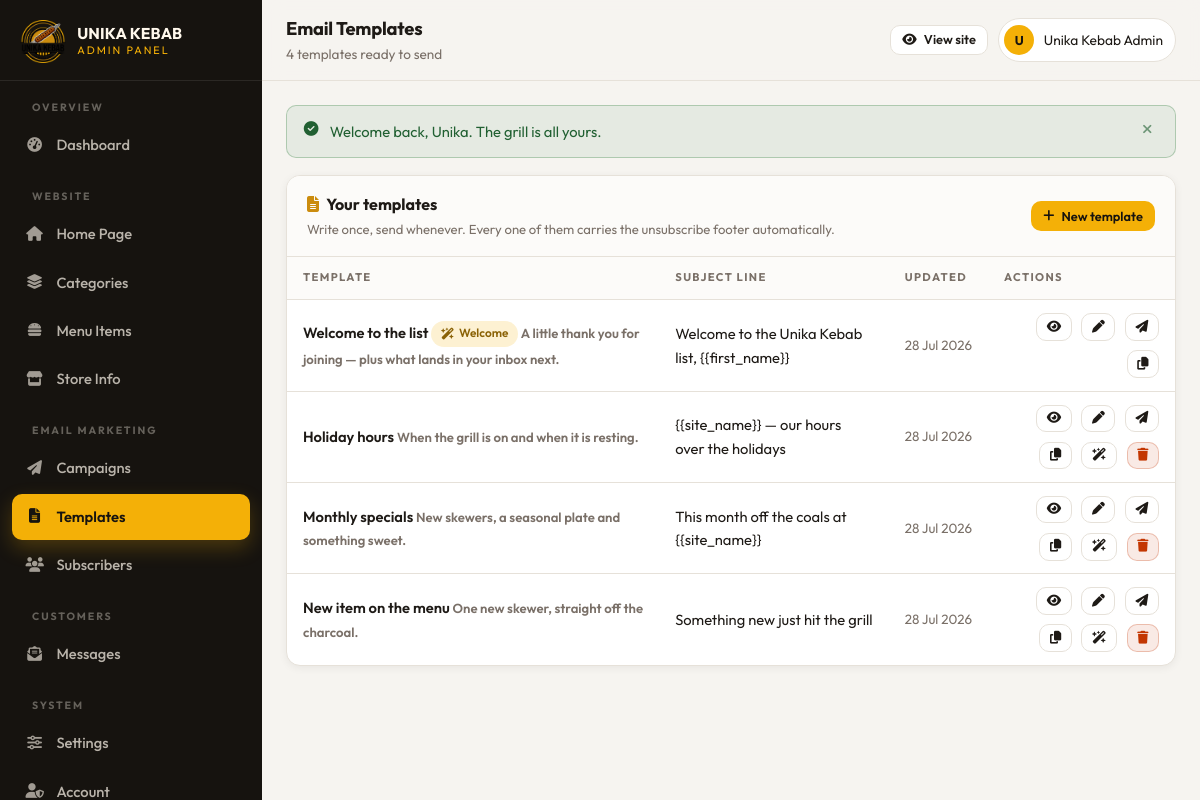
Screenshot of /admin/templates.php (signed in) with the database file from the repository.
### tables this page shows
CREATE TABLE IF NOT EXISTS email_templates (
  id          INT AUTO_INCREMENT PRIMARY KEY,
  name        VARCHAR(120)  NOT NULL,
  subject     VARCHAR(200)  NOT NULL,
  preheader   VARCHAR(200)  NULL,
  body_html   MEDIUMTEXT    NOT NULL,
  kind        VARCHAR(20)   NOT NULL DEFAULT 'campaign',
  is_locked   TINYINT(1)    NOT NULL DEFAULT 0,
  created_at  TIMESTAMP     NOT NULL DEFAULT CURRENT_TIMESTAMP,
  updated_at  TIMESTAMP     NOT NULL DEFAULT CURRENT_TIMESTAMP ON UPDATE CURRENT_TIMESTAMP,
  KEY idx_templates_kind (kind)
);

### includes/functions.php (called while the page is built, shortened)
<?php
function e($value): string
{
    return htmlspecialchars((string)$value, ENT_QUOTES | ENT_SUBSTITUTE, 'UTF-8');
}
function clean_path(string $path): string
{
    $cut    = strcspn($path, '?#');
    $suffix = substr($path, $cut);
    $path   = substr($path, 0, $cut);
    if (substr_compare($path, '.php', -4, 4, true) === 0) {
        $path = substr($path, 0, -4);
        $path = preg_replace('#(^|/)index$#i', '$1', $path);
    }
    return $path . $suffix;
}
function url(string $path = ''): string
{
    return BASE_URL . '/' . ltrim(clean_path($path), '/');
}
function admin_url(string $path = ''): string
{
    return url('admin/' . ltrim($path, '/'));
}
function img(?string $path, string $fallback = 'assets/img/placeholder.svg'): string
{
    $path = trim((string)$path);
    return url($path);
}
function excerpt(?string $text, int $length = 120): string
{
    $text = trim(strip_tags((string)$text));
    if (mb_strlen($text) <= $length) {
        return $text;
    }
    return mb_substr($text, 0, $length) . '…';
}
function setting(string $key, string $default = ''): string
{
    static $cache = null;
    if ($cache === null) {
        $cache = [];
        foreach (db_all('SELECT setting_key, setting_value FROM settings') as $row) {
            $cache[$row['setting_key']] = (string)$row['setting_value'];
        }
    }
    $value = $cache[$key] ?? null;
    return ($value === null || $value === '') ? $default : $value;
}
function flash_take(): array
{
    $messages = $_SESSION['flash'] ?? [];
    return $messages;
}

### includes/db.php (called while the page is built, shortened)
<?php
function db(): PDO
{
    static $pdo = null;
    if ($pdo === null) {
        $dsn = 'mysql:host=' . DB_HOST . ';dbname=' . DB_NAME . ';charset=' . DB_CHARSET;
        try {
            $pdo = new PDO($dsn, DB_USER, DB_PASS, [
                PDO::ATTR_ERRMODE            => PDO::ERRMODE_EXCEPTION,
                PDO::ATTR_DEFAULT_FETCH_MODE => PDO::FETCH_ASSOC,
                PDO::ATTR_EMULATE_PREPARES   => false,
            ]);
        } catch (PDOException $e) {
            if (DEBUG_MODE) {
                die('<h2 style="font:16px system-ui;padding:2rem">Database connection failed</h2>'
                  . '<pre style="font:13px ui-monospace;padding:0 2rem;color:#b00">'
                  . htmlspecialchars($e->getMessage())
                  . "\n\nRun:  mysql -u root &lt; sql/schema.sql</pre>");
            }
            die('Service temporarily unavailable.');
        }
    }
    return $pdo;
}
function db_all(string $sql, array $params = []): array
{
    $stmt = db()->prepare($sql);
    $stmt->execute($params);
    return $stmt->fetchAll();
}
function db_one(string $sql, array $params = []): ?array
{
    $stmt = db()->prepare($sql);
    $stmt->execute($params);
    $row = $stmt->fetch();
    return $row === false ? null : $row;
}

### includes/mailer.php (called while the page is built, shortened)
<?php
function mail_config(): array
{
    $user = trim(setting('smtp_user'));
    return [
        'host'       => trim(setting('smtp_host')),
        'port'       => (int)setting('smtp_port', '465'),
        'secure'     => strtolower(trim(setting('smtp_secure', 'ssl'))),
        'user'       => $user,
        'pass'       => (string)setting('smtp_pass'),
        'verify'     => setting('smtp_verify_cert', '1') === '1',
        'from_email' => trim(setting('mail_from_email')) ?: $user,
        'from_name'  => trim(setting('mail_from_name', setting('site_name', 'Unika Kebab'))),
        'reply_to'   => trim(setting('mail_reply_to')),
        'timeout'    => 20,
    ];
}
function mail_is_configured(): bool
{
    $cfg = mail_config();
    return $cfg['host'] !== '' && $cfg['port'] > 0 && $cfg['from_email'] !== '';
}
function mail_is_enabled(): bool
{
    return setting('email_enabled', '1') === '1' && mail_is_configured();
}
function email_templates(): array
{
    return db_all(
        "SELECT * FROM email_templates
          ORDER BY (kind = 'welcome') DESC, name"
    );
}

### admin/includes/auth.php (called while the page is built, shortened)
<?php
function admin_logged_in(): bool
{
    return !empty($_SESSION['admin_id']);
}
function current_admin(): ?array
{
    static $admin = null;
    if ($admin === null && admin_logged_in()) {
        $admin = db_one('SELECT * FROM admins WHERE id = ?', [(int)$_SESSION['admin_id']]);
    }
    return $admin ?: null;
}
function require_admin(): void
{
    if (!current_admin()) {
        admin_logout();
        header('Location: ' . admin_url('login.php'));
        exit;
    }
}

### admin/templates.php (the view, shortened to what this page needs)
<?php
require __DIR__ . '/includes/auth.php';
require_admin();
$templates = email_templates();
$editId  = (int)($_GET['edit'] ?? 0);
$editing = $editId ? email_template($editId) : null;
$formId  = (int)($editing['id'] ?? 0);
$mailReady   = mail_is_enabled();
$title     = 'Email Templates';
$subtitle  = count($templates) . ' template' . (count($templates) === 1 ? '' : 's') . ' ready to send';
require __DIR__ . '/includes/header.php';
?>
<div class="a-card">
  <div class="a-card__head">
    <div>
      <h2 class="a-card__title"><i class="fa-solid fa-file-lines"></i>Your templates</h2>
      <p class="a-card__sub">Write once, send whenever. Every one of them carries the unsubscribe footer automatically.</p>
    </div>
    <div class="a-card__actions">
      <a class="a-btn a-btn--sm" href="<?= e(admin_url('templates.php?new=1')) ?>#tpl-form">
        <i class="fa-solid fa-plus"></i> New template
      </a>
    </div>
  </div>
  <?php if (!$templates): ?>
    <div class="a-empty">
      <i class="fa-solid fa-file-lines"></i>
      <p>No templates yet. Write the first one and it is ready to send to the whole list.</p>
      <a class="a-btn" href="<?= e(admin_url('templates.php?new=1')) ?>#tpl-form">
        <i class="fa-solid fa-plus"></i> New template
      </a>
    </div>
  <?php else: ?>
    <div class="a-table-wrap">
      <table class="a-table">
        <thead>
          <tr>
            <th>Template</th>
            <th>Subject line</th>
            <th>Updated</th>
            <th class="is-actions">Actions</th>
          </tr>
        </thead>
        <tbody>
        <?php foreach ($templates as $tpl): ?>
          <?php $welcome = $tpl['kind'] === 'welcome'; ?>
          <tr<?= $formId === (int)$tpl['id'] ? ' class="is-current"' : '' ?>>
            <td class="a-table__name">
              <?= e($tpl['name']) ?>
              <?php if ($welcome): ?>
                <span class="a-badge a-badge--gold"><i class="fa-solid fa-wand-magic-sparkles"></i> Welcome</span>
              <?php endif; ?>
              <?php if (!empty($tpl['preheader'])): ?>
                <span class="a-table__meta"><?= e(excerpt($tpl['preheader'], 70)) ?></span>
              <?php endif; ?>
            </td>
            <td><?= e(excerpt($tpl['subject'], 60)) ?></td>
            <td class="a-nowrap a-small a-muted"><?= e(date('j M Y', strtotime((string)$tpl['updated_at']))) ?></td>
            <td class="is-actions">
              <div class="a-flex a-flex--end">
                <a class="a-btn a-btn--ghost a-btn--sm a-btn--icon"
                   href="<?= e(admin_url('templates.php?preview=' . (int)$tpl['id'])) ?>"
                   target="_blank" rel="noopener" title="Preview" aria-label="Preview <?= e($tpl['name']) ?>">
                  <i class="fa-solid fa-eye"></i>
                </a>
                <a class="a-btn a-btn--ghost a-btn--sm a-btn--icon"
                   href="<?= e(admin_url('templates.php?edit=' . (int)$tpl['id'])) ?>#tpl-form"
                   title="Edit" aria-label="Edit <?= e($tpl['name']) ?>">
                  <i class="fa-solid fa-pen"></i>
                </a>
                <a class="a-btn a-btn--ghost a-btn--sm a-btn--icon"
                   href="<?= e(admin_url('campaigns.php?from=' . (int)$tpl['id'])) ?>#camp-form"
                   title="Send to the list" aria-label="Send <?= e($tpl['name']) ?> to the list">
                  <i class="fa-solid fa-paper-plane"></i>
                </a>
                <form method="post" data-guard>
                  <button class="a-btn a-btn--ghost a-btn--sm a-btn--icon" type="submit"
                          title="Duplicate" aria-label="Duplicate <?= e($tpl['name']) ?>">
                    <i class="fa-solid fa-copy"></i>
                  </button>
                </form>
                <?php if (!$welcome): ?>
                  <form method="post" data-guard
                        data-confirm="Make “<?= e($tpl['name']) ?>” the email every new subscriber receives?">
                    <button class="a-btn a-btn--ghost a-btn--sm a-btn--icon" type="submit"
                            title="Use as the welcome email" aria-label="Use <?= e($tpl['name']) ?> as the welcome email">
                      <i class="fa-solid fa-wand-magic-sparkles"></i>
                    </button>
                  </form>
                  <form method="post" data-guard
                        data-confirm="Delete the template “<?= e($tpl['name']) ?>”?">
                    <button class="a-btn a-btn--danger a-btn--sm a-btn--icon" type="submit"
                            title="Delete" aria-label="Delete <?= e($tpl['name']) ?>">
                      <i class="fa-solid fa-trash"></i>
                    </button>
                  </form>
                <?php endif; ?>
              </div>
            </td>
          </tr>
        <?php endforeach; ?>
        </tbody>
      </table>
    </div>
  <?php endif; ?>
</div>
<?php require __DIR__ . '/includes/footer.php'; ?>

### admin/includes/header.php (shortened to what this page needs)
<?php
$title     = $title     ?? 'Dashboard';
$subtitle  = $subtitle  ?? '';
$activeNav = $activeNav ?? '';
$admin   = current_admin();
function a_nav(string $key, string $href, string $icon, string $label, string $active, int $count = 0): void
{
    $isActive = $key === $active ? ' is-active' : '';
    echo '<li><a class="a-side__link' . $isActive . '" href="' . e(admin_url($href)) . '">'
       . '<i class="' . e($icon) . '" aria-hidden="true"></i><span>' . e($label) . '</span>'
       . ($count > 0 ? '<span class="a-side__count">' . $count . '</span>' : '')
       . '</a></li>';
}
?>
<!DOCTYPE html>
<html lang="en">
<head>
<link href="https://cdn.jsdelivr.net/npm/bootstrap@5.3.3/dist/css/bootstrap-grid.min.css" rel="stylesheet">
<link href="https://cdnjs.cloudflare.com/ajax/libs/font-awesome/6.5.2/css/all.min.css" rel="stylesheet">
<link href="<?= e(admin_url('assets/css/admin.css')) ?>" rel="stylesheet">
</head>
<body>
<div class="a-shell">
  <aside class="a-side" id="aSide">
    <a class="a-side__brand" href="<?= e(admin_url('index.php')) ?>">
      <img src="<?= e(img(setting('logo', 'assets/img/logo.png'), 'assets/img/logo.png')) ?>" alt="">
      <span>
        <strong><?= e(setting('site_name', 'Unika Kebab')) ?></strong>
        <span>Admin panel</span>
      </span>
    </a>
    <ul class="a-side__nav">
      <li class="a-side__group">Overview</li>
      <?php a_nav('dashboard', 'index.php', 'fa-solid fa-gauge-high', 'Dashboard', $activeNav); ?>
      <li class="a-side__group">Website</li>
      <li class="a-side__group">Email marketing</li>
      <li class="a-side__group">Customers</li>
      <li class="a-side__group">System</li>
    </ul>
  </aside>
  <div class="a-main">
    <header class="a-top">
      <div>
        <h1 class="a-top__title"><?= e($title) ?></h1>
        <?php if ($subtitle !== ''): ?><p class="a-top__sub"><?= e($subtitle) ?></p><?php endif; ?>
      </div>
      <div class="a-top__right">
        <a class="a-btn a-btn--ghost a-btn--sm a-nowrap" href="<?= e(url('index.php')) ?>" target="_blank" rel="noopener">
          <i class="fa-solid fa-eye"></i> <span class="d-none d-sm-inline">View site</span>
        </a>
        <span class="a-user">
          <span class="a-user__avatar"><?= e(strtoupper(substr($admin['full_name'] ?? 'A', 0, 1))) ?></span>
          <span class="d-none d-md-inline"><?= e($admin['full_name'] ?? 'Admin') ?></span>
        </span>
      </div>
    </header>
    <div class="a-body">
      <?php foreach (flash_take() as $msg): ?>
        <div class="a-alert a-alert--<?= e($msg['type']) ?>">
          <i class="fa-solid <?= $msg['type'] === 'success' ? 'fa-circle-check' : ($msg['type'] === 'error' ? 'fa-circle-exclamation' : 'fa-circle-info') ?>"></i>
          <span><?= $msg['message']  ?></span>
          <button class="a-alert__close" type="button" aria-label="Dismiss"><i class="fa-solid fa-xmark"></i></button>
        </div>
      <?php endforeach; ?>

### rows the page displays
email_templates: name "Welcome to the list", kind "welcome" (drawn), preheader "A little thank you for joining — plus what lands in your inbox next.", subject "Welcome to the Unika Kebab list, {{first_name}}", updated_at "28 Jul 2026"
email_templates: name "Holiday hours", preheader "When the grill is on and when it is resting.", subject "{{site_name}} — our hours over the holidays", updated_at "28 Jul 2026"
email_templates: name "Monthly specials", preheader "New skewers, a seasonal plate and something sweet.", subject "This month off the coals at {{site_name}}", updated_at "28 Jul 2026"
email_templates: name "New item on the menu", preheader "One new skewer, straight off the charcoal.", subject "Something new just hit the grill", updated_at "28 Jul 2026"

### other values shown
setting('site_name', 'Unika Kebab') "UNIKA KEBAB"
$label "Dashboard Home Page Categories Menu Items Store Info Campaigns Templates Subscribers Messages Settings Account"
$title "Email Templates"
$subtitle "4 templates ready to send"
substr($admin['full_name'] ?? 'A', 0, 1) "U"
$admin['full_name'] "Unika Kebab Admin"
$msg['message'] "Welcome back, Unika. The grill is all yours."
